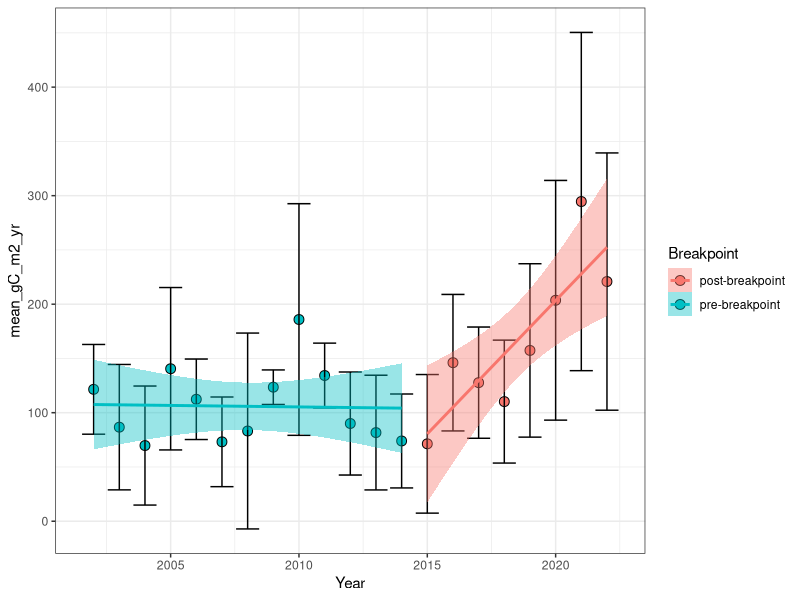
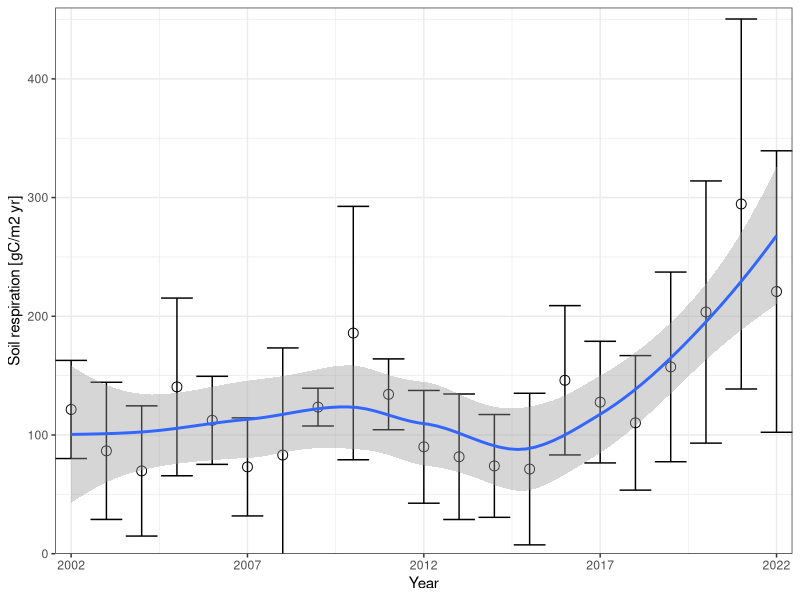
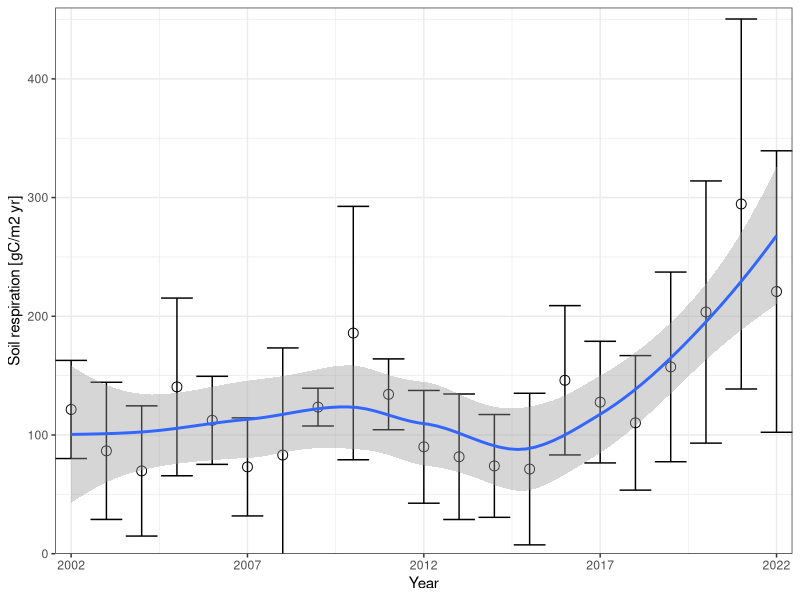

Reproduce these figures in R, in order.
## Hubbard Brook archived soil samples project ##
## Soil respiration data ##
## Sophie von Fromm ##
## 2024-11-15 ##

library(tidyverse)

soil_resp <- read_csv("./Data/HubbardBrook_TraceGas_Watershed1_BearBrook_2002-2022.csv")

head(soil_resp)

soil_resp_sum <- soil_resp %>% 
  filter(Site == "Bear Brook",
         Elevation == "low") %>% 
  mutate(Year = as.numeric(format(Date, "%Y"))) %>% 
  group_by(Year) %>% 
  summarise(mean_CO2 = mean(CO2_rate),
            sd_CO2 = sd(CO2_rate)) %>% 
  mutate(mean_gC_m2_yr = (mean_CO2*0.2729)*8760,
         sd_gC_m2_yr = (sd_CO2*0.2729)*8760) %>% 
  mutate(Breakpoint = case_when(
    Year > 2014 ~ "post-breakpoint",
    TRUE ~ "pre-breakpoint"
  )) 

soil_resp_sum %>% 
  ggplot(aes(x = Year, y = mean_gC_m2_yr, fill = Breakpoint)) +
  geom_point(shape = 21, size = 3) +
  geom_errorbar(aes(ymin =  mean_gC_m2_yr - sd_gC_m2_yr,
                    ymax =  mean_gC_m2_yr + sd_gC_m2_yr)) +
  theme_bw() +
  geom_smooth(aes(color = Breakpoint), method = "lm")

lm_post_break <- lm(mean_gC_m2_yr ~ Year, 
   data = soil_resp_sum %>% 
     filter(Breakpoint == "post-breakpoint"))
summary(lm_post_break)

summary(soil_resp_sum$mean_gC_m2_yr)

soil_resp_sum %>% 
  ggplot(aes(x = Year, y = mean_gC_m2_yr)) +
  geom_point(shape = 21, size = 3) +
  geom_errorbar(aes(ymin =  mean_gC_m2_yr - sd_gC_m2_yr,
                    ymax =  mean_gC_m2_yr + sd_gC_m2_yr)) +
  theme_bw() +
  geom_smooth() +
  scale_y_continuous("Soil respiration [gC/m2 yr]", expand = c(0,0)) +
  scale_x_continuous("Year", expand = c(0,0), breaks = seq(2002,2022,5)) +
  coord_cartesian(ylim = c(0,460))

ggsave("./Output/SoilRespiration_low_2002_2022.jpeg",
       width = 8, height = 6)         
